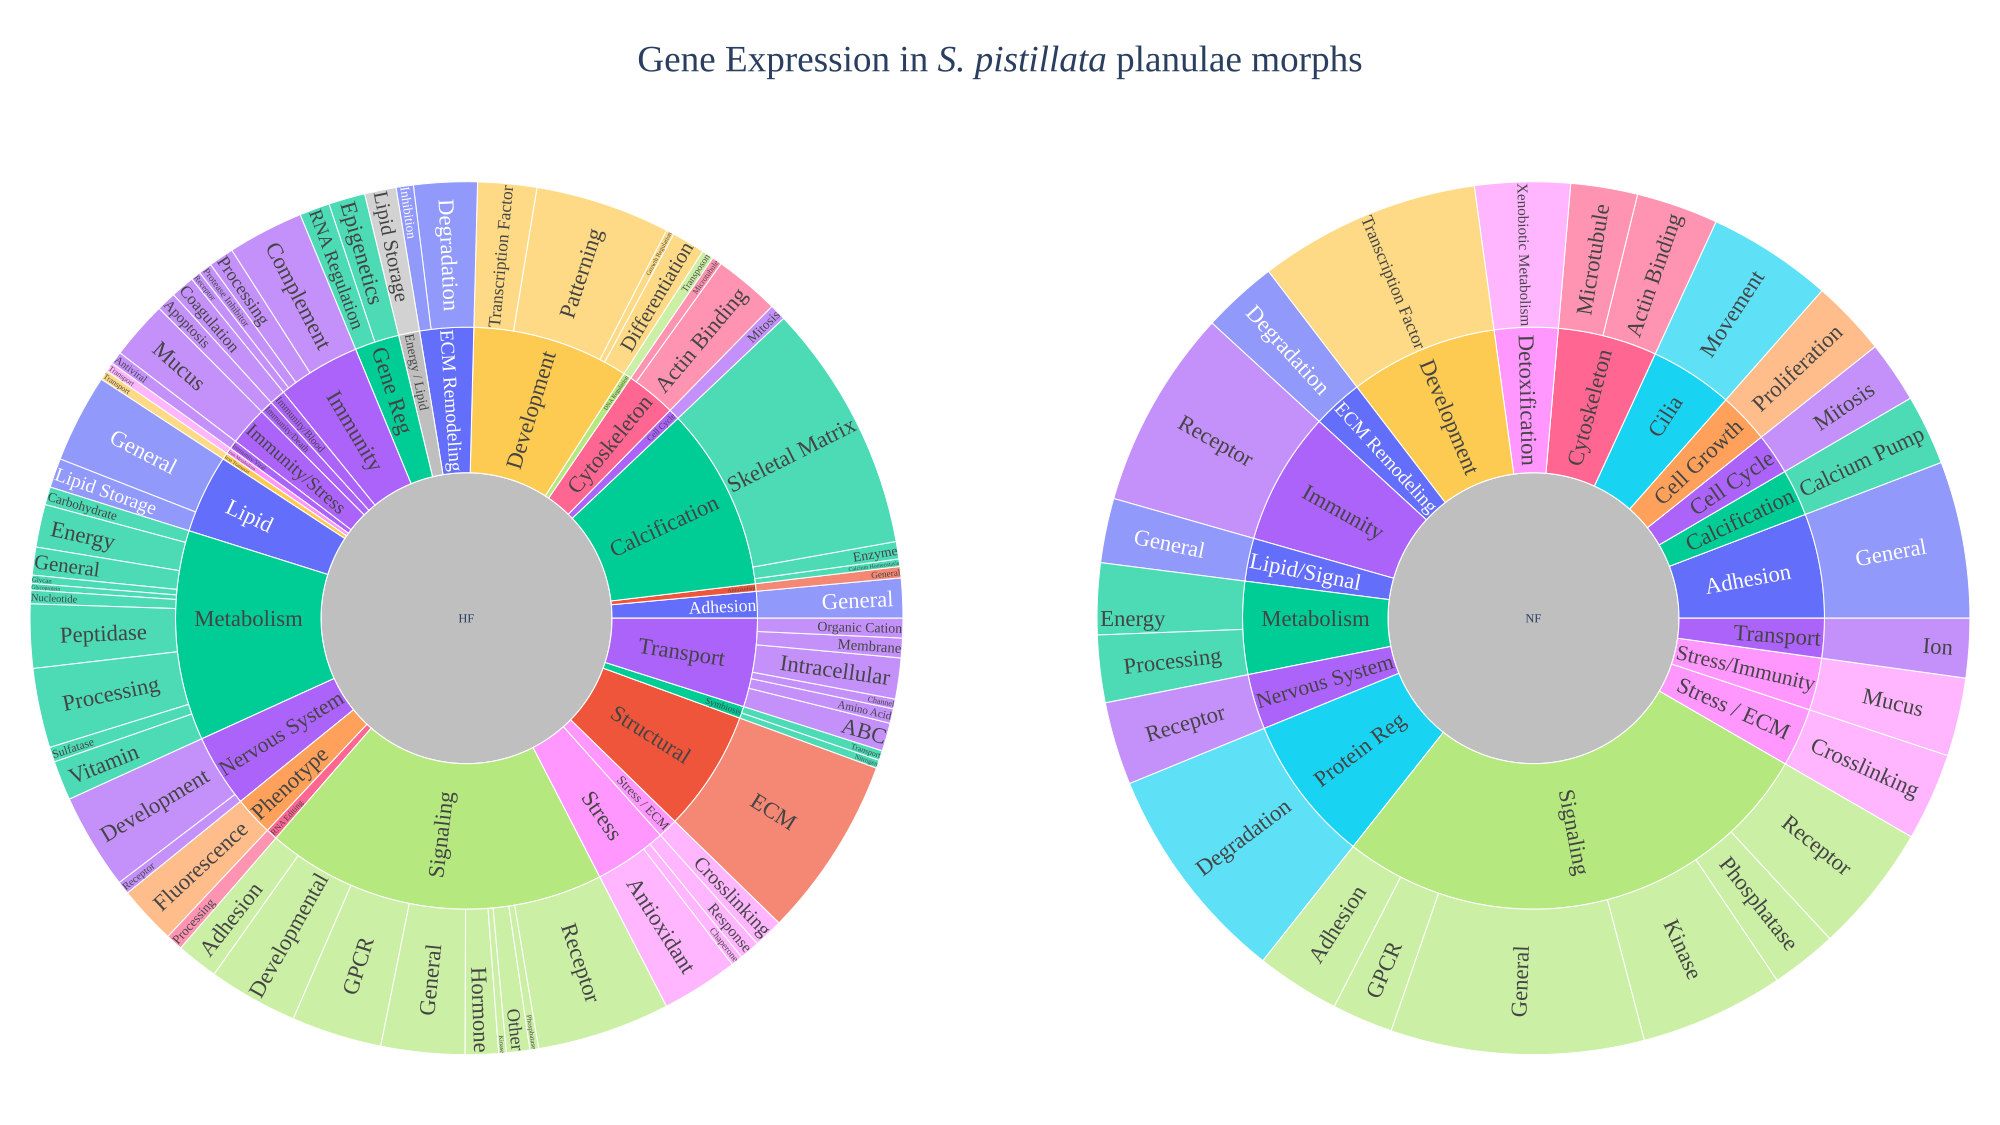

Python code for this plot:
#-------------------------------------------------------------#
#----------------Sunburst Without Gene Circle-----------------#
#----Grey Root + Synced Rotation + No Black Wedges + EXPORTS--#
#   SVG (transparent) + SVG (white) + PNG/TIFF 600dpi + PDF    #
#-------------------------------------------------------------#

import os
import copy
import pandas as pd
import plotly.express as px
import plotly.io as pio
from plotly.subplots import make_subplots
from PIL import Image

# -----------------------------
# Settings
# -----------------------------
file_path = "Categorized_Gene_Table_HF_NF_with_LFC_no_unknown.csv"

ROOT_COLOR = "#BFBFBF"        # grey center
ROTATION_DEG = 0              # same rotation for HF and NF
INSIDE_FONT_SIZE = 22

W, H = 1920, 1080
DPI = 600

# One source of truth for ALL output names:
BASE_OUT = "combined_sunburst_charts_No_GENE"

HTML_OUT            = f"{BASE_OUT}.html"
SVG_TRANSPARENT_OUT = f"{BASE_OUT}_transparent.svg"
SVG_WHITE_OUT       = f"{BASE_OUT}_white.svg"
PNG_600_OUT         = f"{BASE_OUT}_600dpi.png"
TIFF_600_OUT        = f"{BASE_OUT}_600dpi.tiff"
PDF_OUT             = f"{BASE_OUT}.pdf"

# Kaleido must be active for static export
if pio.kaleido.scope is None:
    raise RuntimeError("Kaleido is not active (pio.kaleido.scope is None).")

# -----------------------------
# 1) Load + clean
# -----------------------------
print(f"[1/5] Loading CSV: {file_path}")
df = pd.read_csv(file_path)
print(f"     Loaded shape: {df.shape}")

df["LFC"] = pd.to_numeric(df["LFC"], errors="coerce")
before_drop = df.shape[0]
df = df.dropna(subset=["Morph", "Category", "Sub-Category", "LFC"]).copy()
after_drop = df.shape[0]
print(f"     After dropna: {after_drop} rows (dropped {before_drop - after_drop})")

df["Morph"] = df["Morph"].astype(str).str.strip()
df["Category"] = df["Category"].astype(str).str.strip()
df["Sub-Category"] = df["Sub-Category"].astype(str).str.strip()
df["Gene Symbol"] = df["Gene Symbol"].astype(str).str.strip()

df["absLFC"] = df["LFC"].abs()
print(f"     Morphs: {sorted(df['Morph'].unique().tolist())}")
print(f"     Categories: {df['Category'].nunique()} | Sub-categories: {df['Sub-Category'].nunique()}")
print(f"     Σ absLFC (sanity): {df['absLFC'].sum():.3f}")

# -----------------------------
# 2) Aggregate (removes gene level)
# -----------------------------
print("[2/5] Aggregating to Morph -> Category -> Sub-Category")
agg = (
    df.groupby(["Morph", "Category", "Sub-Category"], as_index=False)
      .agg(
          absLFC=("absLFC", "sum"),
          n_genes=("Gene Symbol", "nunique"),
      )
)
print(f"     Aggregated rows: {agg.shape[0]}")

print("     Computing top genes (top 5 by absLFC) per sub-category")
top5 = (
    df.sort_values(["Morph", "Category", "Sub-Category", "absLFC"],
                   ascending=[True, True, True, False])
      .groupby(["Morph", "Category", "Sub-Category"])["Gene Symbol"]
      .apply(lambda s: ", ".join(s.head(5).astype(str)))
      .reset_index(name="top_genes")
)

agg = agg.merge(top5, on=["Morph", "Category", "Sub-Category"], how="left")
agg["Morph"] = agg["Morph"].astype(str).str.strip()
agg["Category"] = agg["Category"].astype(str).str.strip()
agg["Sub-Category"] = agg["Sub-Category"].astype(str).str.strip()
agg["top_genes"] = agg["top_genes"].fillna("")
print(f"     Σ absLFC over agg (sanity): {agg['absLFC'].sum():.3f}")

# -----------------------------
# 3) Colors
# -----------------------------
print("[3/5] Building category color map")
all_categories = sorted(agg["Category"].unique())
palette = px.colors.qualitative.Plotly
category_color_map = {c: palette[i % len(palette)] for i, c in enumerate(all_categories)}
print(f"     Mapped categories: {len(category_color_map)}")

# -----------------------------
# 4) Build combined subplot figure (one per morph)
# -----------------------------
morphs = sorted(agg["Morph"].unique())
print(f"[4/5] Building sunbursts for morphs: {morphs}")

fig = make_subplots(
    rows=1,
    cols=len(morphs),
    specs=[[{"type": "domain"}] * len(morphs)],
    subplot_titles=[""] * len(morphs),
)

for col_i, morph in enumerate(morphs, start=1):
    agg_m = agg[agg["Morph"] == morph].copy()
    agg_m["Root"] = morph  # Option B: center circle

    print(f"     -> Morph '{morph}': subcat rows={agg_m.shape[0]} | Σ absLFC={agg_m['absLFC'].sum():.3f}")

    fig_m = px.sunburst(
        agg_m,
        path=["Root", "Category", "Sub-Category"],
        values="absLFC",
        custom_data=["absLFC", "n_genes", "top_genes"],
    )

    trace = fig_m.data[0]
    ids = list(trace.ids)
    print(f"        Nodes rendered (root+categories+subcats): {len(ids)}")

    marker_colors = []
    for node_id in ids:
        parts = [p.strip() for p in str(node_id).split("/")]

        # Root
        if len(parts) == 1:
            marker_colors.append(ROOT_COLOR)
        # Category / Sub-Category -> inherit category color
        else:
            cat = parts[1]
            marker_colors.append(category_color_map.get(cat, ROOT_COLOR))

    fig_m.update_traces(
        marker=dict(colors=marker_colors),
        hovertemplate=(
            "<b>%{label}</b><br>"
            "Σ|LFC|: %{customdata[0]:.2f}<br>"
            "n genes: %{customdata[1]}<br>"
            "Top genes: %{customdata[2]}"
            "<extra></extra>"
        ),
        insidetextfont=dict(size=INSIDE_FONT_SIZE),
        insidetextorientation="radial",
        rotation=ROTATION_DEG,
        sort=False
    )

    fig.add_trace(fig_m.data[0], row=1, col=col_i)

# -----------------------------
# 5) Layout + export
# -----------------------------
print("[5/5] Rendering + exporting")
fig.update_layout(
    title_text="Gene Expression in <i>S. pistillata</i> planulae morphs",
    title_x=0.5,
    title_font_size=36,
    width=W,
    height=H,
    font_family="serif",
    margin=dict(t=120, l=20, r=20, b=20),
)

fig.show()

# HTML export (interactive)
fig.write_html(HTML_OUT)
print(f"Saved HTML: {HTML_OUT}")

def with_bg(fig_in, transparent: bool):
    f = copy.deepcopy(fig_in)
    if transparent:
        f.update_layout(paper_bgcolor="rgba(0,0,0,0)", plot_bgcolor="rgba(0,0,0,0)")
    else:
        f.update_layout(paper_bgcolor="white", plot_bgcolor="white")
    return f

# SVG exports
with_bg(fig, True).write_image(SVG_TRANSPARENT_OUT, format="svg", width=W, height=H, scale=1)
print(f"Saved SVG (transparent): {SVG_TRANSPARENT_OUT}")

with_bg(fig, False).write_image(SVG_WHITE_OUT, format="svg", width=W, height=H, scale=1)
print(f"Saved SVG (white): {SVG_WHITE_OUT}")

# PNG export + 600dpi metadata
tmp_png = "_tmp_export.png"
with_bg(fig, False).write_image(tmp_png, format="png", width=W, height=H, scale=1)
im = Image.open(tmp_png)
im.save(PNG_600_OUT, dpi=(DPI, DPI))
im.close()
os.remove(tmp_png)
print(f"Saved PNG ({DPI} dpi metadata): {PNG_600_OUT}")

# TIFF export + 600dpi metadata
tmp_png = "_tmp_export.png"
with_bg(fig, False).write_image(tmp_png, format="png", width=W, height=H, scale=1)
im = Image.open(tmp_png).convert("RGB")
im.save(TIFF_600_OUT, dpi=(DPI, DPI), compression="tiff_lzw")
im.close()
os.remove(tmp_png)
print(f"Saved TIFF ({DPI} dpi metadata): {TIFF_600_OUT}")

# PDF export (vector; dpi not meaningful)
with_bg(fig, False).write_image(PDF_OUT, format="pdf", width=W, height=H, scale=1)
print(f"Saved PDF: {PDF_OUT}")
